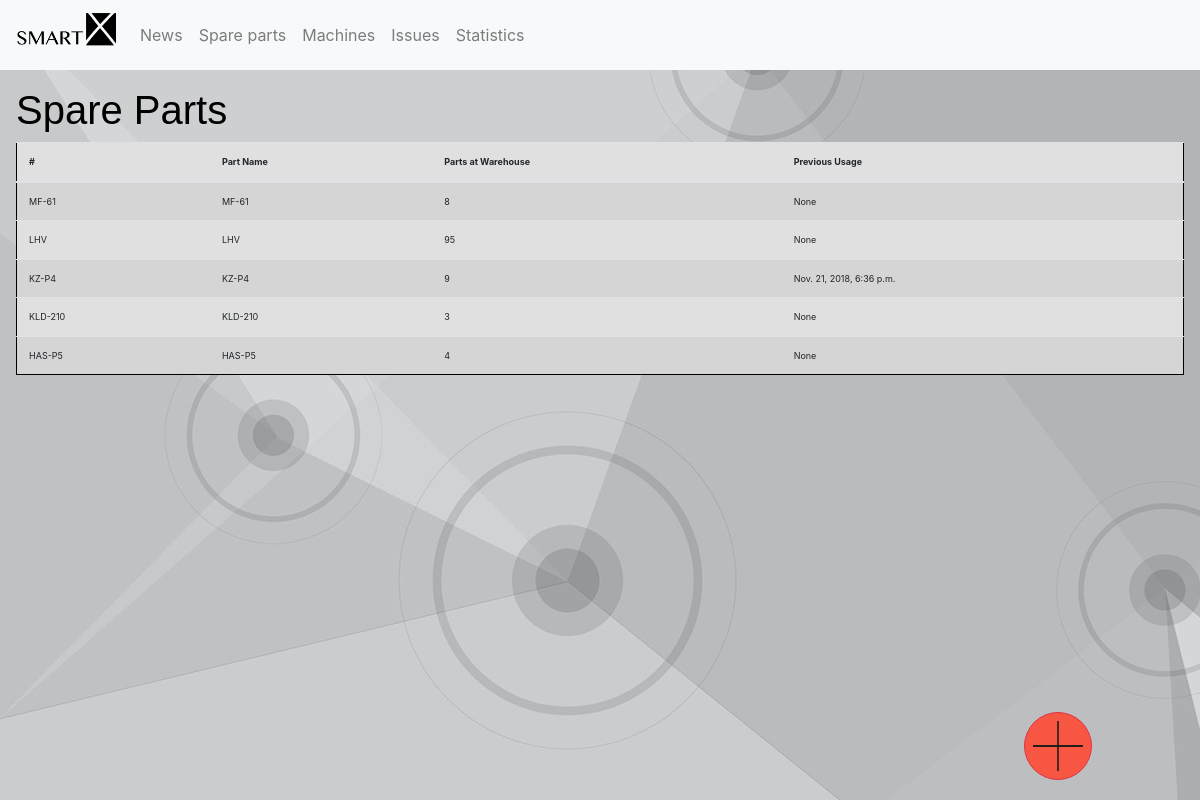
/spare_parts/, run on the app's committed database.
### AHLSROM/models.py (models this page shows)
class SpareParts(models.Model):
    id = models.AutoField(primary_key=True)
    counter = models.IntegerField()
    name = models.CharField(max_length=60)
    date_usage = models.DateTimeField(blank=True,null=True)

### AHLSROM/views.py (the view)
# urls.py: url(r'^spare_parts/$', views.parts, name='parts'),
def parts(request):
    parts_list = SpareParts.objects.order_by('-name')
    context = {'parts_list': parts_list}
    return render(request, "parts.html",context)

### templates/parts.html
{% extends 'base.html' %}
{% block content %}
    <h1>Spare Parts</h1>
    {% if parts_list %}
        <table class="table fixed_header table-striped">
            <thead>
                <tr>
                    <th scope="col">#</th>
                    <th scope="col">Part Name</th>
                    <th scope="col">Parts at Warehouse</th>
                    <th scope="col">Previous Usage</th>
                </tr>
                </thead>
                <tbody class="data_table">
                {% for part in parts_list %}
                    <tr id="{{ part.id }}">
                        <td>{{ part.name }}</td>
                        <td>{{ part.name }}</td>
                        <td>{{ part.counter }}</td>
                        <td>{{ part.date_usage }}</td>
                    </tr>
                {% endfor %}
                </tbody>
        </table>
    {% else %}
        <div class="row w-100 p-3">
            <div align="middle" class="col-5">
                <p>No issues are available.</p>
            </div>
        </div>
    {% endif %}
        <div class="row justify-content-md-center button_right_fix fixed-bottom">
        <button id="add_button" type="button" align="center" class= "btn button1 btn-lg btn-outline-danger"><img width="50px" height="50px" src="../static/rwanda-plus-icon.png"></button>
    </div>
{% endblock %}

### static/Supreme.css (style rules this page uses)
body { background-image: url("GreyPolygons_1400x900.jpg"); }
h1 { text-align: left; margin-left: 0%; font-family: Arial, Helvetica, SansSerif; color: black; }
.button_right_fix { margin-bottom: 20px; margin-left: 75%; text-align: center; }
.button1 { border-radius: 50%; padding: 8px; background-color: rgba(255, 71, 48, 0.87); }
.table { background-color: #e0e0e0; border: 1px solid black; table-layout: auto; border-collapse: collapse; font-size: xx-small ; text-space: nowrap; }

### data on the page
SpareParts: name "MF-61", counter "8", date_usage "None"
SpareParts: name "LHV", counter "95", date_usage "None"
SpareParts: name "KZ-P4", counter "9", date_usage "Nov. 21, 2018, 6:36 p.m."
SpareParts: name "KLD-210", counter "3", date_usage "None"
SpareParts: name "HAS-P5", counter "4", date_usage "None"
